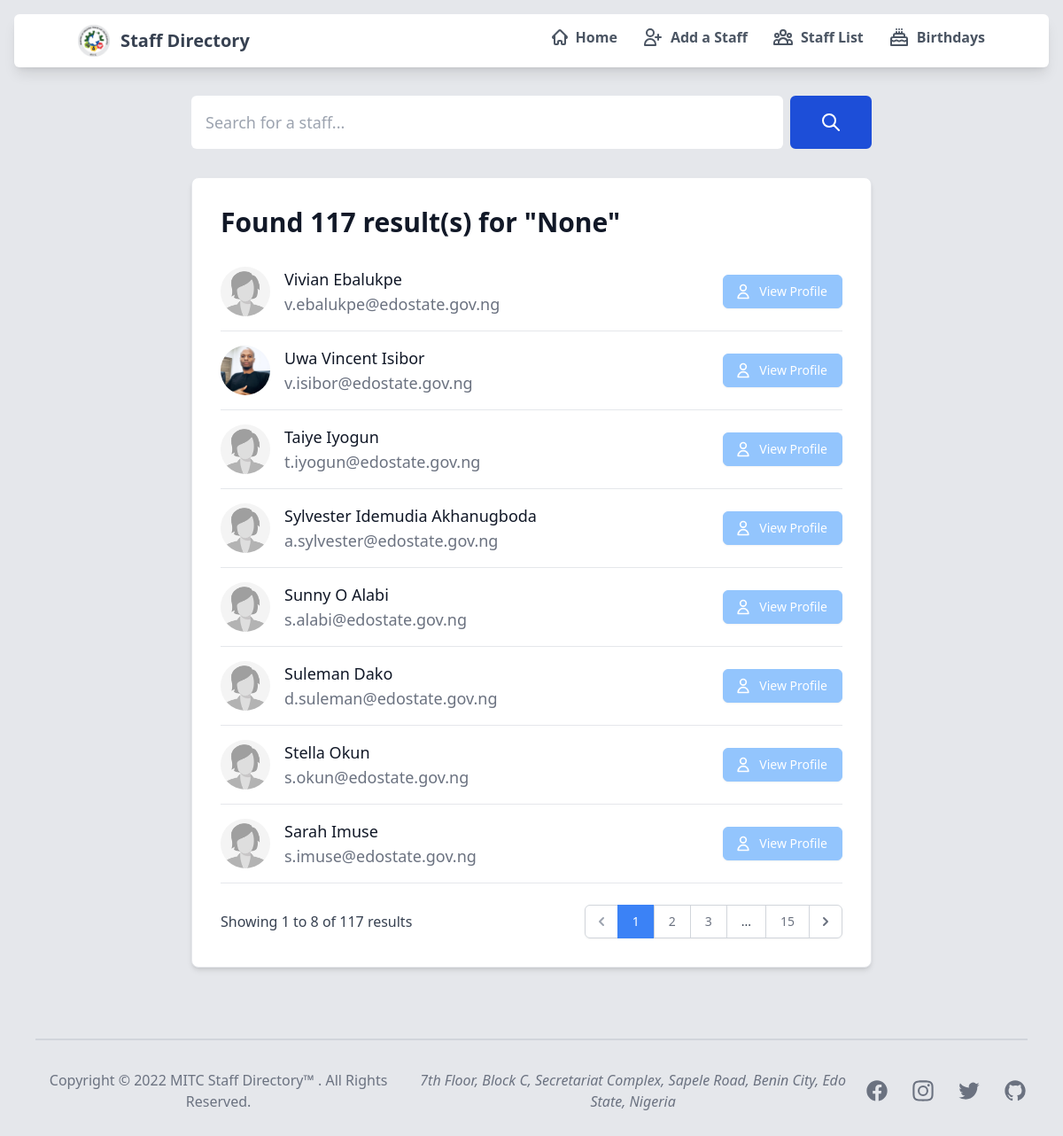
The app's page /search/ with its own data.
### sendmail/models.py (models this page shows, shortened)
class staffDetails(models.Model):
    first_name = models.CharField('First Name', max_length=20, null=False)
    middle_name = models.CharField('Middle Name', max_length=20, null=True, blank=True)
    last_name = models.CharField('Last Name', max_length=20, null=False)
    phone_number = PhoneNumberField(('Phone Number'), default='08012345678')
    email = models.EmailField('Official Email', max_length = 254, null=False)
    cadre = models.CharField('Cadre', max_length=50, null=False)
    first_appointment = models.DateField(("Date of First Appointment"), default=datetime.date.today, null=False, blank=False)
    department = models.CharField('Department', max_length=100, null=False, default='Admin Dept (default)')
    level = models.IntegerField('Grade Level', null=False)
    step = models.IntegerField('Step', null=False)
    staff_image = models.ImageField(
        verbose_name="Profile Picture",
        upload_to='staffimages',
        default='staffimages/default.jpg'
    )
    GENDER = (
        (1, 'Male'),
        (2, 'Female'),
        (3, 'Prefer not to say')
    )
    gender = models.IntegerField('Gender', choices=GENDER, default=2)
    MONTHS = (
        (1, 'January'),
        (2, 'February'),
        (3, 'March'),
        (4, 'April'),
        (5, 'May'),
        (6, 'June'),
        (7, 'July'),
        (8, 'August'),
        (9, 'September'),
        (10, 'October'),
        (11, 'November'),
        (12, 'December')
    )
    birth_month = models.IntegerField('Birth Month', choices=MONTHS, default=1)
    birth_day = models.IntegerField('Birth Day', null=False)
    class Meta:
        db_table = 'sendmail_staffdetails'

### sendmail/views.py (the view)
# urls.py: re_path(r'^search/$', views.searchQueryView.as_view(), name='searchresult')
class searchQueryView(ListView):
    model = staffDetails
    template_name = 'searchresult.html'
    context_object_name = 'searchresult'
    paginate_by = 8
    def get_queryset(self, query=None):
        query = self.request.GET.get("q", None) if self.request.GET.get("q") else ''
        queryset = []
        queries = query.split(" ")
        for q in queries:
            results = staffDetails.objects.filter(
                   Q(first_name__icontains=q) |
                    Q(middle_name__icontains=q) |
                    Q(last_name__icontains=q)
                ).distinct()
            queryset.extend(iter(results))
        return sorted(list(set(queryset)), key=attrgetter('first_name'), reverse=True)
    def get_context_data(self, **kwargs):
        context = super(searchQueryView, self).get_context_data(**kwargs)
        context['query'] = str(self.request.GET.get("q"))
        context['count_query'] = len(self.get_queryset())
        context['staffdata'] = staffDetails.objects.all()
        return context

### sendmail/templates/searchresult.html (shortened to what this page needs)
{% extends "base.html" %}
{% load widget_tweaks %}
{% load static %}
{% block content %}
    {% include 'snippets/searchbar.html' %}
    <div class="p-6 mt-8 md:p-8 mb-20 md:mb-20 md:pb-4 max-w-3xl bg-white rounded-lg border mx-auto shadow-md min-h-full justify-center">
        <div class="flex justify-between items-center mb-4">
            <h5 class="text-2xl md:text-3xl font-bold text-gray-900 dark:text-white">
                Found {{ count_query }} result(s) for "{{ query }}"
            </h5>
        </div>
        <div class="flow-root">
            <ul role="list" class="divide-y divide-gray-200 dark:divide-gray-700">
                {% if searchresult %}
                    {% for staff in searchresult %}
                        <li class="py-3 sm:py-4">
                            <div class="flex items-center space-x-4">
                                <div class="flex-shrink-0">
                                    <img class="w-14 h-14 rounded-full" src="{{ staff.staff_image.url }}"
                                        alt="{{ staff.first_name }}'s' image">
                                </div>
                                <div class="flex-1 min-w-0">
                                    <p class="text-lg font-medium text-gray-900 truncate dark:text-white">
                                        {{ staff.first_name.title }}
                                        {% if staff.middle_name.title %}
                                            {{ staff.middle_name.title }}
                                            {% else %}
                                                <span></span>
                                        {% endif %}
                                        {{ staff.last_name.title }}
                                    </p>
                                    <p class="text-lg text-gray-500 truncate dark:text-gray-400">
                                        {{ staff.email }}
                                    </p>
                                </div>
                                <div class="inline-flex items-center text-base font-semibold text-gray-900 dark:text-white">
                                    <a href="{% url 'staffdetails' staff.id %}">
                                        <button type="button" class="inline-flex items-center px-4 py-2 border border-blue-300 rounded-md shadow-sm
                                                                    text-sm font-medium text-white bg-blue-300 hover:bg-blue-400 focus:outline-none
                                                                    focus:ring-4 focus:ring-offset-2 focus:ring-blue-400 hover:border-blue-400 focus:z-10">
                                            <svg xmlns="http://www.w3.org/2000/svg" class="-ml-1 mr-2 h-5 w-5" fill="none" viewBox="0 0 24 24" stroke="currentColor"
                                                stroke-width="2">
                                                <path stroke-linecap="round" stroke-linejoin="round"
                                                    d="M16 7a4 4 0 11-8 0 4 4 0 018 0zM12 14a7 7 0 00-7 7h14a7 7 0 00-7-7z" />
                                            </svg>
                                            View Profile
                                        </button>
                                    </a>
                                </div>
                            </div>
                        </li>
                    {% endfor %}
                    {% else %}
                        <div class="flex items-center justify-center">
                            <h5 class="text-2xl font-medium text-gray-900 py-6 dark:text-white">
                                <em>No Record found</em>
                            </h5>
                        </div>
                {% endif %}
            </ul>
        </div>
        {% include 'snippets/pagination_searchresult.html' with searchresult=page_obj %}
    </div>
{% endblock %}

### records on screen
staffDetails: staff_image (placeholder picture), first_name "Vivian", last_name "Ebalukpe", email "v.ebalukpe@edostate.gov.ng"
staffDetails: staff_image (picture), first_name "Uwa", middle_name "Vincent", last_name "Isibor", email "v.isibor@edostate.gov.ng"
staffDetails: staff_image (placeholder picture), first_name "Taiye", last_name "Iyogun", email "t.iyogun@edostate.gov.ng"
staffDetails: staff_image (placeholder picture), first_name "Sylvester", middle_name "Idemudia", last_name "Akhanugboda", email "a.sylvester@edostate.gov.ng"
staffDetails: staff_image (placeholder picture), first_name "Sunny", middle_name "O", last_name "Alabi", email "s.alabi@edostate.gov.ng"
staffDetails: staff_image (placeholder picture), first_name "Suleman", last_name "Dako", email "d.suleman@edostate.gov.ng"
staffDetails: staff_image (placeholder picture), first_name "Stella", last_name "Okun", email "s.okun@edostate.gov.ng"
staffDetails: staff_image (placeholder picture), first_name "Sarah", last_name "Imuse", email "s.imuse@edostate.gov.ng"

### other values on screen
{{ count_query }} "117"
{{ query }} "None"
{{ page_obj.start_index }} "1"
{{ page_obj.end_index }} "8"
{{ num }} "1"
{{ num }} "2" "3"
{{ page_obj.paginator.num_pages }} "15"
